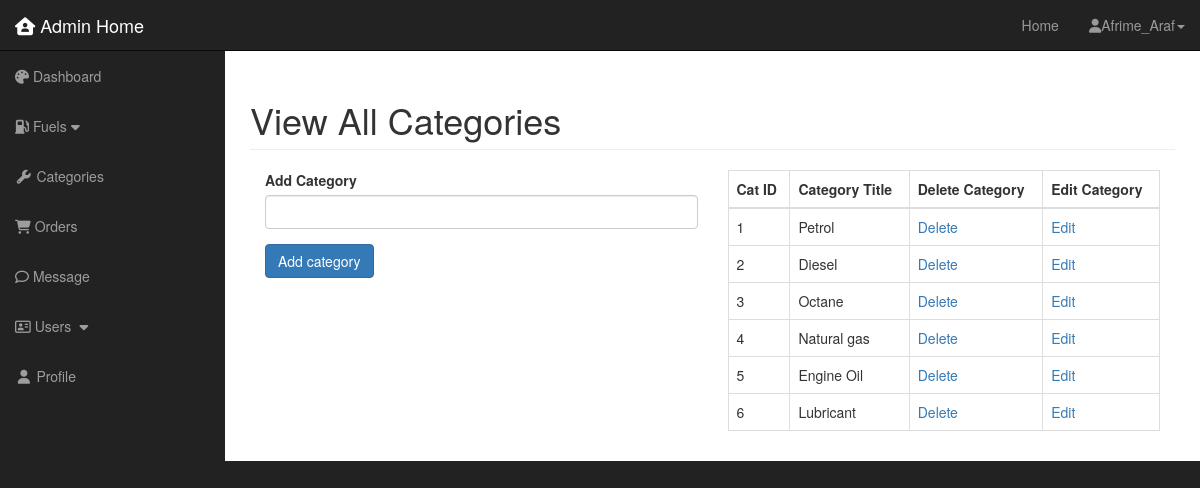
Screenshot of /admin/categories.php (signed in) with the database file from the repository.
### tables this page shows
CREATE TABLE `categories` (
  `cat_id` int(3) NOT NULL,
  `cat_title` varchar(255) NOT NULL
);

### admin/functions.php (the view, shortened to what this page needs)
<?php
function findAllCategories(){
    global $connection;
    $query= "select * from categories";
    $select_categories= mysqli_query($connection,$query);
    while($row=mysqli_fetch_assoc($select_categories)){
        $cat_id=$row['cat_id'];
        $cat_title=$row['cat_title'];
        echo "<tr>";
        echo "<td>{$cat_id}</td>";
        echo "<td>{$cat_title}</td>";
        echo "<td><a href='categories.php?delete={$cat_id}'>Delete</a></td>";
        echo "<td><a href='categories.php?edit={$cat_id}'>Edit</a></td>";
        echo "</tr>";
    }
}
?>

### admin/css/sb-admin.css (style rules this page uses)
body { margin-top: 100px; background-color: #222; }
@media (min-width:768px) { body { margin-top: 50px; } }

### rows the page displays
categories: cat_id "1", cat_title "Petrol"
categories: cat_id "2", cat_title "Diesel"
categories: cat_id "3", cat_title "Octane"
categories: cat_id "4", cat_title "Natural gas"
categories: cat_id "5", cat_title "Engine Oil"
categories: cat_id "6", cat_title "Lubricant"

### other values shown
$_SESSION['user_name'] "Afrime_Araf"
